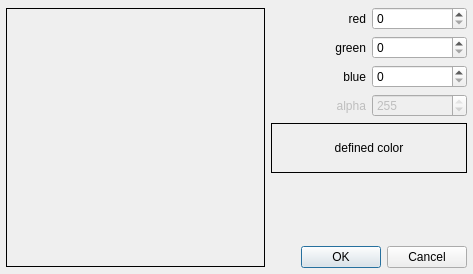
<?xml version="1.0" encoding="UTF-8"?>
<ui version="4.0">
 <class>xrColorPickDlg</class>
 <widget class="QDialog" name="xrColorPickDlg">
  <property name="geometry">
   <rect>
    <x>0</x>
    <y>0</y>
    <width>473</width>
    <height>274</height>
   </rect>
  </property>
  <property name="sizePolicy">
   <sizepolicy hsizetype="Fixed" vsizetype="Fixed">
    <horstretch>0</horstretch>
    <verstretch>0</verstretch>
   </sizepolicy>
  </property>
  <property name="windowTitle">
   <string>Define Color</string>
  </property>
  <widget class="QWidget" name="">
   <property name="geometry">
    <rect>
     <x>6</x>
     <y>7</y>
     <width>461</width>
     <height>261</height>
    </rect>
   </property>
   <layout class="QHBoxLayout" name="horizontalLayout">
    <item>
     <widget class="QLabel" name="pColorPixLab">
      <property name="sizePolicy">
       <sizepolicy hsizetype="Fixed" vsizetype="Fixed">
        <horstretch>0</horstretch>
        <verstretch>0</verstretch>
       </sizepolicy>
      </property>
      <property name="minimumSize">
       <size>
        <width>259</width>
        <height>259</height>
       </size>
      </property>
      <property name="cursor">
       <cursorShape>CrossCursor</cursorShape>
      </property>
      <property name="autoFillBackground">
       <bool>true</bool>
      </property>
      <property name="frameShape">
       <enum>QFrame::Box</enum>
      </property>
      <property name="text">
       <string/>
      </property>
      <property name="pixmap">
       <pixmap resource="xR_resources.qrc">:/images/colormap.png</pixmap>
      </property>
      <property name="alignment">
       <set>Qt::AlignCenter</set>
      </property>
     </widget>
    </item>
    <item>
     <layout class="QVBoxLayout" name="verticalLayout">
      <item>
       <layout class="QGridLayout" name="gridLayout">
        <item row="0" column="0">
         <widget class="QLabel" name="label">
          <property name="text">
           <string>red</string>
          </property>
          <property name="alignment">
           <set>Qt::AlignRight|Qt::AlignTrailing|Qt::AlignVCenter</set>
          </property>
         </widget>
        </item>
        <item row="0" column="1">
         <widget class="QSpinBox" name="pRedSB">
          <property name="maximum">
           <number>255</number>
          </property>
         </widget>
        </item>
        <item row="1" column="0">
         <widget class="QLabel" name="label_2">
          <property name="text">
           <string>green</string>
          </property>
          <property name="alignment">
           <set>Qt::AlignRight|Qt::AlignTrailing|Qt::AlignVCenter</set>
          </property>
         </widget>
        </item>
        <item row="1" column="1">
         <widget class="QSpinBox" name="pGreenSB">
          <property name="maximum">
           <number>255</number>
          </property>
         </widget>
        </item>
        <item row="2" column="0">
         <widget class="QLabel" name="label_3">
          <property name="text">
           <string>blue</string>
          </property>
          <property name="alignment">
           <set>Qt::AlignRight|Qt::AlignTrailing|Qt::AlignVCenter</set>
          </property>
         </widget>
        </item>
        <item row="2" column="1">
         <widget class="QSpinBox" name="pBlueSB">
          <property name="maximum">
           <number>255</number>
          </property>
         </widget>
        </item>
        <item row="3" column="0">
         <widget class="QLabel" name="pAlphaLab">
          <property name="enabled">
           <bool>false</bool>
          </property>
          <property name="text">
           <string>alpha</string>
          </property>
          <property name="alignment">
           <set>Qt::AlignRight|Qt::AlignTrailing|Qt::AlignVCenter</set>
          </property>
         </widget>
        </item>
        <item row="3" column="1">
         <widget class="QSpinBox" name="pAlphaSB">
          <property name="enabled">
           <bool>false</bool>
          </property>
          <property name="maximum">
           <number>255</number>
          </property>
          <property name="value">
           <number>255</number>
          </property>
         </widget>
        </item>
       </layout>
      </item>
      <item>
       <widget class="QLabel" name="pColLab">
        <property name="minimumSize">
         <size>
          <width>0</width>
          <height>50</height>
         </size>
        </property>
        <property name="autoFillBackground">
         <bool>true</bool>
        </property>
        <property name="frameShape">
         <enum>QFrame::Box</enum>
        </property>
        <property name="text">
         <string>defined color</string>
        </property>
        <property name="alignment">
         <set>Qt::AlignCenter</set>
        </property>
       </widget>
      </item>
      <item>
       <spacer name="verticalSpacer">
        <property name="orientation">
         <enum>Qt::Vertical</enum>
        </property>
        <property name="sizeHint" stdset="0">
         <size>
          <width>20</width>
          <height>40</height>
         </size>
        </property>
       </spacer>
      </item>
      <item>
       <widget class="QDialogButtonBox" name="buttonBox">
        <property name="standardButtons">
         <set>QDialogButtonBox::Cancel|QDialogButtonBox::Ok</set>
        </property>
       </widget>
      </item>
     </layout>
    </item>
   </layout>
  </widget>
 </widget>
 <resources>
  <include location="xR_resources.qrc"/>
 </resources>
 <connections>
  <connection>
   <sender>buttonBox</sender>
   <signal>accepted()</signal>
   <receiver>xrColorPickDlg</receiver>
   <slot>accept()</slot>
   <hints>
    <hint type="sourcelabel">
     <x>293</x>
     <y>180</y>
    </hint>
    <hint type="destinationlabel">
     <x>199</x>
     <y>124</y>
    </hint>
   </hints>
  </connection>
  <connection>
   <sender>buttonBox</sender>
   <signal>rejected()</signal>
   <receiver>xrColorPickDlg</receiver>
   <slot>reject()</slot>
   <hints>
    <hint type="sourcelabel">
     <x>238</x>
     <y>177</y>
    </hint>
    <hint type="destinationlabel">
     <x>213</x>
     <y>12</y>
    </hint>
   </hints>
  </connection>
 </connections>
</ui>
